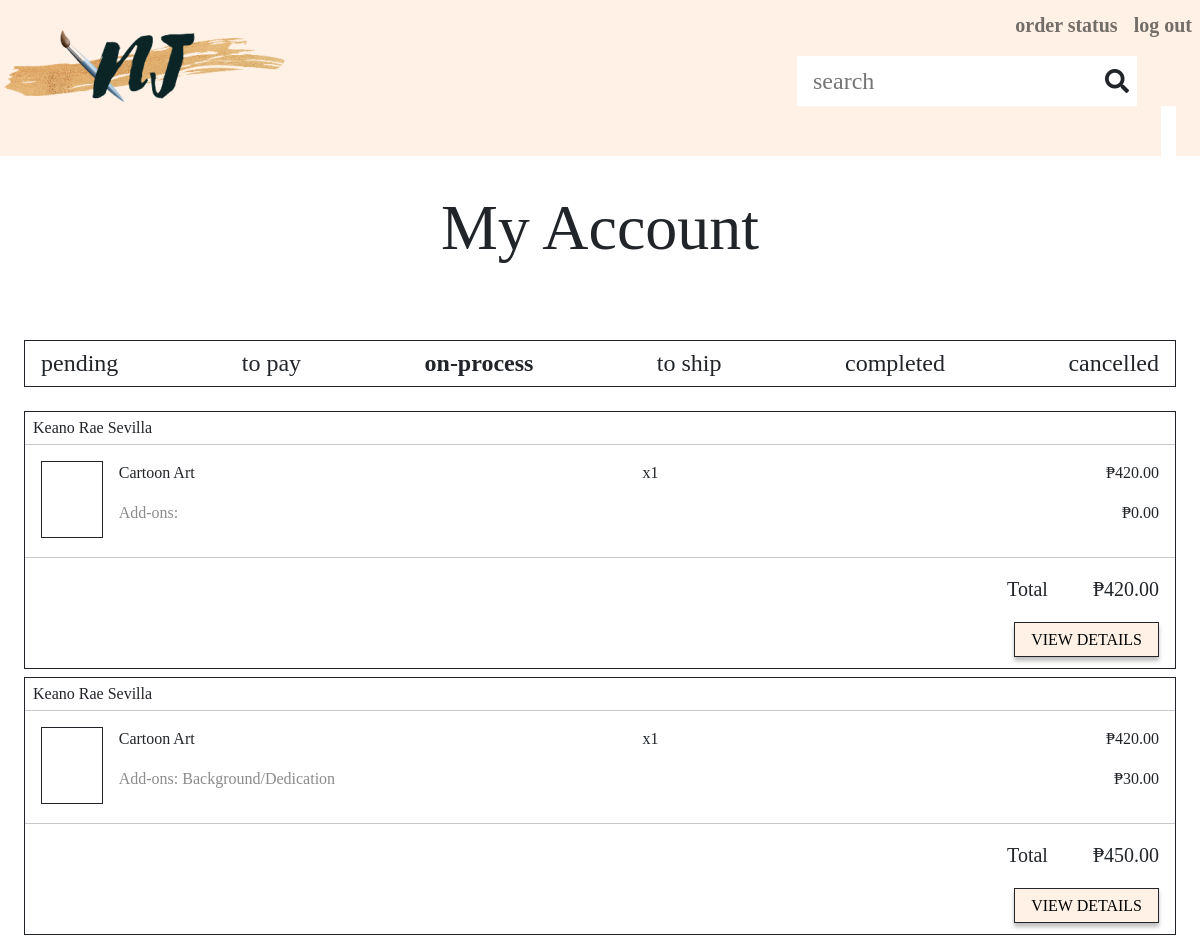
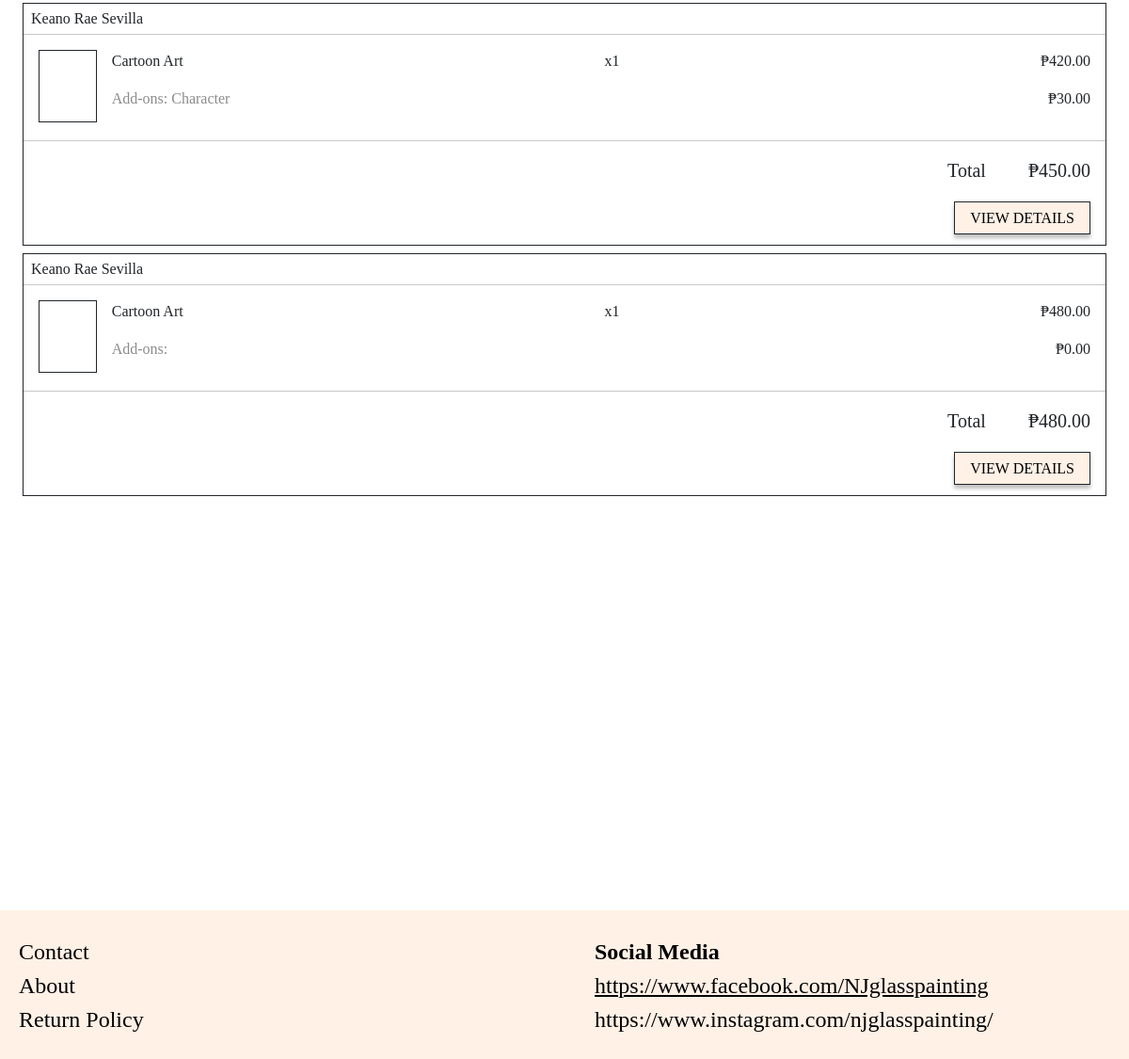
/users/user/order-details/user-onprocess.php (signed in), run on the app's committed database (2 pictures, top to bottom).
### tables this page shows
CREATE TABLE `order_details` (
  `id` mediumint(8) UNSIGNED ZEROFILL NOT NULL,
  `order_id` mediumint(8) UNSIGNED ZEROFILL NOT NULL,
  `product_id` int(11) NOT NULL,
  `quantity` int(11) DEFAULT 0,
  `product_price` decimal(7,2) NOT NULL,
  `add_ons` decimal(7,2) NOT NULL DEFAULT 0.00,
  `add_ons_details` varchar(200) NOT NULL,
  `uploaded_image` varchar(255) NOT NULL
);

CREATE TABLE `orders` (
  `id` mediumint(8) UNSIGNED ZEROFILL NOT NULL,
  `customer_id` mediumint(8) UNSIGNED ZEROFILL NOT NULL,
  `receiver_name` varchar(50) NOT NULL,
  `email` varchar(50) NOT NULL,
  `shipping_address` varchar(50) NOT NULL,
  `shipping_city` varchar(50) NOT NULL,
  `ship_postal_code` varchar(50) NOT NULL,
  `contact_number` varchar(50) NOT NULL,
  `shipping_fee` decimal(7,2) NOT NULL,
  `shipping_method` varchar(50) NOT NULL,
  `message` varchar(255) NOT NULL,
  `order_status` tinyint(11) NOT NULL,
  `order_date` timestamp NOT NULL DEFAULT current_timestamp(),
  `paid_date` timestamp NULL DEFAULT NULL ON UPDATE current_timestamp(),
  `shipped_date` timestamp NULL DEFAULT NULL ON UPDATE current_timestamp()
);

CREATE TABLE `product` (
  `id` int(11) NOT NULL,
  `product_name` varchar(50) NOT NULL,
  `product_cover` varchar(50) NOT NULL,
  `product_cover_path` varchar(255) NOT NULL,
  `product_details` varchar(255) NOT NULL,
  `products_rating` varchar(50) NOT NULL,
  `1ch_price` decimal(7,2) NOT NULL,
  `2ch_price` decimal(7,2) NOT NULL,
  `add_char` decimal(7,2) NOT NULL,
  `add_dedication` decimal(7,2) NOT NULL,
  `category` varchar(100) NOT NULL
);

### users/user/order-details/user-onprocess.php (the view, shortened to what this page needs)
<?php
    include('../../../include/header.php');
    include('../../../include/navbar.php');
?>
    <div class="container-fluid account p-0">
        <p class="header text-center mt-4">My Account</p>
        <br>
        <br>
        <?php
            $database = new Connection();
            $db = $database->open();
            $check_order = $db->prepare("SELECT id FROM orders");
            $check_order->execute();
            $count = $check_order->rowCount();
            if($count == 0){
        ?>
        <div class="content mx-5">
            <p class="header m-0 ms-4">Order History</p>
            <p class="placeholder ms-5">You haven't placed any orders yet.</p>
        </div>
        <?php
            }
            else{
                 $sql = $db->prepare("SELECT o.id, o.receiver_name, p.product_name, od.quantity, od.product_price, od.add_ons, od.add_ons_details
                                FROM orders o JOIN order_details od JOIN product p ON o.id=od.order_id AND od.product_id=p.id
                                WHERE customer_id=:uid AND o.order_status=6"
                                 );
                $sql->bindParam(':uid',$_SESSION['pid'],PDO::PARAM_INT);
                $sql->execute();
        ?>
            <div class="tmp mx-3 mb-4">
                <div class="title d-flex justify-content-between mx-2 py-2 px-3 border border-dark">
                    <a class="text-reset text-decoration-none fst-normal h4 mb-0" href="user-pending.php">pending</a>
                    <a class="text-reset text-decoration-none fst-normal h4 mb-0" href="user-to-pay.php">to pay</a>
                    <a class="text-reset text-decoration-none fst-normal h4 mb-0 fw-bolder" href="user-onprocess.php">on-process</a>
                    <a class="text-reset text-decoration-none fst-normal h4 mb-0" href="user-ship.php">to ship</a>
                    <a class="text-reset text-decoration-none fst-normal h4 mb-0" href="user-completed.php">completed</a>
                    <a class="text-reset text-decoration-none fst-normal h4 mb-0" href="user-cancelled.php">cancelled</a>
                </div>
            </div>
        <?php
                while($row=$sql->fetch(PDO::FETCH_ASSOC)){
        ?>
            <form action="">
                <div class="box border border-dark mb-2 mx-4">
                    <div class="row ms-2 pt-1">
                        <?php echo $row['receiver_name']; ?>
                    </div>
                    <hr class="mt-1">
                    <div class="inner-box d-flex">
                        <div class="box border border-dark ms-3" style="height: 77px;width: 68px;"></div>
                        <div class="text w-100 mx-3">
                            <div class="row1 d-flex justify-content-between">
                                <div class="txt"><p><?php echo $row['product_name']; ?></p></div>
                                <div class="txt"><p><?php echo "x".$row['quantity']; ?></p></div>
                                <div class="txt"><p><?php echo "₱".$row['product_price']; ?></p></div>
                            </div>
                            <div class="row2 d-flex justify-content-between">
                                <div class="txt"><p style="color:#8D8B8B;">Add-ons: <?php echo $row['add_ons_details']; ?></p></div>
                                <div class="txt"><p><?php echo "₱".$row['add_ons']; ?></p></div>
                            </div>
                        </div>
                    </div>
                    <hr>
                    <div class="bot">
                        <div class="txt text-end me-3 mb-4">
                            <p class="fs-5" style="word-spacing:40px;">Total <?php echo "₱".number_format(($row['product_price']*$row['quantity']) + $row['add_ons'], 2);?></p>
                        </div>
                        <div class="text-end me-3 mb-3">
                            <a href="account-details.php?id=<?php echo $row['id']; ?>" class="px-3 py-1 border text-decoration-none border-dark btn-pink btn-shadow py-2">VIEW DETAILS</a>
                        </div>
                    </div>
                </div>
            </form>
        <?php
                }
            }
        ?>
        <br>
        <br>
        <br>
        <br>
        <br>
        <br>
        <br>
        <br>
        <br>
        <br>
        <br>
        <br>
        <br>
        <br>
        <br>
        <br>
        <br>
        <br>
    </div>
<?php include('../../../include/footer.php'); ?>

### assets/css/styles.css (style rules this page uses)
* { margin: 0; padding: 0; box-sizing: border-box; font-family: Calibri; }
body { overflow-x: hidden; }
.btn-pink { background-color: #FFF1E6 !important; color: #000 !important; font-weight: 400; font-style: normal; }
.btn-shadow { box-shadow: 0px 4px 4px rgba(0, 0, 0, 0.25); }
a { cursor: pointer; }
.account .header { font-size: 64px; }

### data on the page
order_details: order.receiver_name "Keano Rae Sevilla", product.product_name "Cartoon Art", quantity "1", product_price "420.00", add_ons "0.00", ($row['product_price']*$row['quantity']) + $row['add_ons'] "420.00"
order_details: order.receiver_name "Keano Rae Sevilla", product.product_name "Cartoon Art", quantity "1", product_price "420.00", add_ons_details "Background/Dedication", add_ons "30.00", ($row['product_price']*$row['quantity']) + $row['add_ons'] "450.00"
order_details: order.receiver_name "Keano Rae Sevilla", product.product_name "Cartoon Art", quantity "1", product_price "420.00", add_ons_details "Character", add_ons "30.00", ($row['product_price']*$row['quantity']) + $row['add_ons'] "450.00"
order_details: order.receiver_name "Keano Rae Sevilla", product.product_name "Cartoon Art", quantity "1", product_price "480.00", add_ons "0.00", ($row['product_price']*$row['quantity']) + $row['add_ons'] "480.00"
